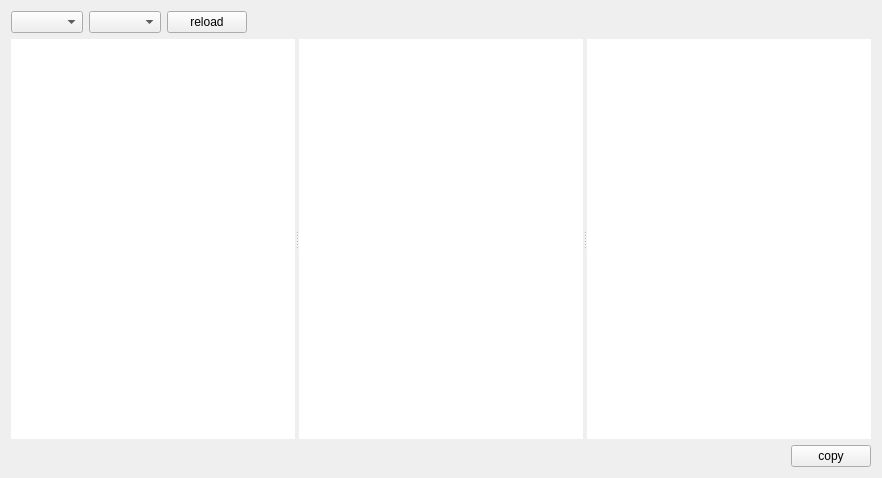
<?xml version="1.0" encoding="UTF-8"?>
<ui version="4.0">
 <class>Form</class>
 <widget class="QWidget" name="Form">
  <property name="geometry">
   <rect>
    <x>0</x>
    <y>0</y>
    <width>882</width>
    <height>478</height>
   </rect>
  </property>
  <property name="windowTitle">
   <string>Form</string>
  </property>
  <layout class="QGridLayout" name="gridLayout" rowstretch="0,1,0">
   <item row="0" column="0">
    <layout class="QHBoxLayout" name="horizontalLayout">
     <item>
      <widget class="QComboBox" name="project_combo"/>
     </item>
     <item>
      <widget class="QComboBox" name="variation_combo"/>
     </item>
     <item>
      <widget class="QPushButton" name="reload_btn">
       <property name="text">
        <string>reload</string>
       </property>
      </widget>
     </item>
     <item>
      <spacer name="horizontalSpacer">
       <property name="orientation">
        <enum>Qt::Horizontal</enum>
       </property>
       <property name="sizeHint" stdset="0">
        <size>
         <width>40</width>
         <height>20</height>
        </size>
       </property>
      </spacer>
     </item>
    </layout>
   </item>
   <item row="1" column="0">
    <widget class="QSplitter" name="splitter">
     <property name="orientation">
      <enum>Qt::Horizontal</enum>
     </property>
     <widget class="QTableWidget" name="scene_table">
      <property name="frameShape">
       <enum>QFrame::NoFrame</enum>
      </property>
      <property name="alternatingRowColors">
       <bool>true</bool>
      </property>
      <property name="selectionBehavior">
       <enum>QAbstractItemView::SelectRows</enum>
      </property>
      <property name="showGrid">
       <bool>false</bool>
      </property>
      <attribute name="horizontalHeaderHighlightSections">
       <bool>false</bool>
      </attribute>
      <attribute name="horizontalHeaderMinimumSectionSize">
       <number>20</number>
      </attribute>
      <attribute name="horizontalHeaderStretchLastSection">
       <bool>true</bool>
      </attribute>
      <attribute name="verticalHeaderVisible">
       <bool>false</bool>
      </attribute>
      <attribute name="verticalHeaderDefaultSectionSize">
       <number>20</number>
      </attribute>
     </widget>
     <widget class="QTableWidget" name="shot_table">
      <property name="frameShape">
       <enum>QFrame::NoFrame</enum>
      </property>
      <property name="alternatingRowColors">
       <bool>true</bool>
      </property>
      <property name="selectionBehavior">
       <enum>QAbstractItemView::SelectRows</enum>
      </property>
      <property name="showGrid">
       <bool>false</bool>
      </property>
      <attribute name="horizontalHeaderHighlightSections">
       <bool>false</bool>
      </attribute>
      <attribute name="horizontalHeaderMinimumSectionSize">
       <number>20</number>
      </attribute>
      <attribute name="horizontalHeaderStretchLastSection">
       <bool>true</bool>
      </attribute>
      <attribute name="verticalHeaderVisible">
       <bool>false</bool>
      </attribute>
      <attribute name="verticalHeaderDefaultSectionSize">
       <number>20</number>
      </attribute>
     </widget>
     <widget class="QTableWidget" name="element_table">
      <property name="frameShape">
       <enum>QFrame::NoFrame</enum>
      </property>
      <property name="alternatingRowColors">
       <bool>true</bool>
      </property>
      <property name="selectionMode">
       <enum>QAbstractItemView::ExtendedSelection</enum>
      </property>
      <property name="selectionBehavior">
       <enum>QAbstractItemView::SelectRows</enum>
      </property>
      <property name="showGrid">
       <bool>false</bool>
      </property>
      <attribute name="horizontalHeaderHighlightSections">
       <bool>false</bool>
      </attribute>
      <attribute name="horizontalHeaderMinimumSectionSize">
       <number>20</number>
      </attribute>
      <attribute name="horizontalHeaderStretchLastSection">
       <bool>true</bool>
      </attribute>
      <attribute name="verticalHeaderVisible">
       <bool>false</bool>
      </attribute>
      <attribute name="verticalHeaderDefaultSectionSize">
       <number>20</number>
      </attribute>
     </widget>
    </widget>
   </item>
   <item row="2" column="0">
    <layout class="QHBoxLayout" name="horizontalLayout_2">
     <item>
      <widget class="QLabel" name="message_label">
       <property name="minimumSize">
        <size>
         <width>600</width>
         <height>0</height>
        </size>
       </property>
       <property name="maximumSize">
        <size>
         <width>600</width>
         <height>16777215</height>
        </size>
       </property>
       <property name="text">
        <string/>
       </property>
      </widget>
     </item>
     <item>
      <spacer name="horizontalSpacer_2">
       <property name="orientation">
        <enum>Qt::Horizontal</enum>
       </property>
       <property name="sizeHint" stdset="0">
        <size>
         <width>40</width>
         <height>20</height>
        </size>
       </property>
      </spacer>
     </item>
     <item>
      <widget class="QPushButton" name="execute_btn">
       <property name="text">
        <string>copy</string>
       </property>
      </widget>
     </item>
    </layout>
   </item>
  </layout>
 </widget>
 <resources/>
 <connections/>
</ui>
